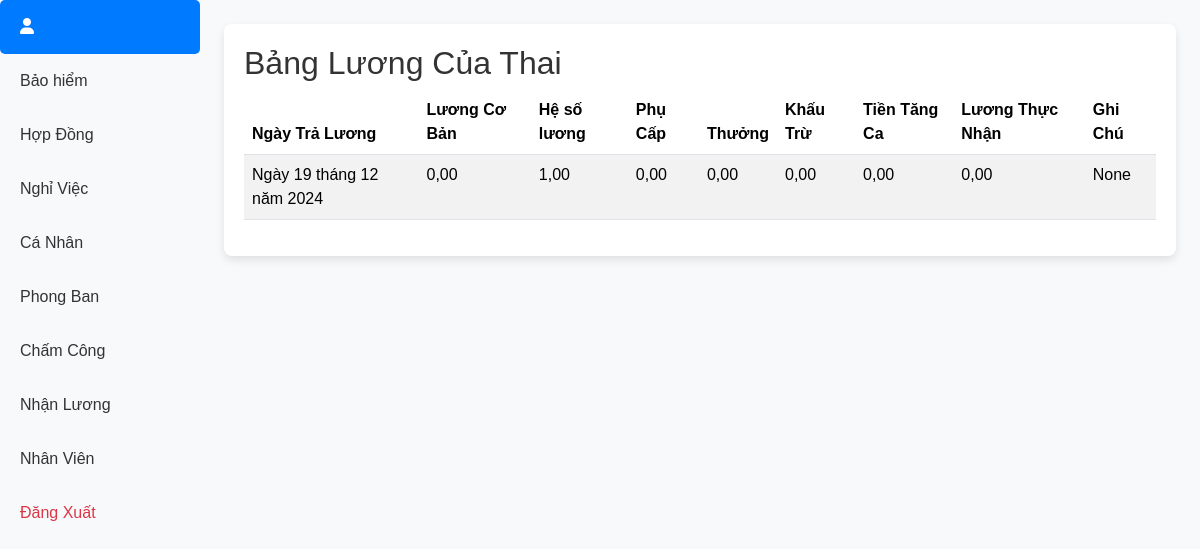
Screenshot of /view_salary/NV01/ with the database file from the repository.
### hr/models.py (models this page shows, shortened)
class NhanVien(models.Model):
    GIOI_TINH_CHOICES = [
        (0, 'Nữ'),
        (1, 'Nam'),
    ]
    ma_nhan_vien = models.CharField(max_length=30, primary_key=True)
    mat_khau = models.CharField(max_length=100)
    ho_ten = models.CharField(max_length=50)
    ngay_sinh = models.DateField()
    que_quan = models.CharField(max_length=100)
    hinh_anh = models.ImageField(upload_to='hinh_anh_nhan_vien/', blank=True, null=True)
    gioi_tinh = models.IntegerField(choices=GIOI_TINH_CHOICES)
    dan_toc = models.CharField(max_length=10)
    sdt_nhan_vien = models.CharField(max_length=11)
    ma_chuc_vu_nv = models.ForeignKey('ChucVuNhanVien', on_delete=models.CASCADE)
    trang_thai = models.BooleanField()
    ma_phong_ban = models.ForeignKey(PhongBan, on_delete=models.CASCADE)
    ma_hop_dong = models.ForeignKey('HopDong', on_delete=models.CASCADE)
    ma_chuyen_nganh = models.ForeignKey(ChuyenNganh, on_delete=models.CASCADE)
    ma_trinh_do_hoc_van = models.ForeignKey('TrinhDoHocVan', on_delete=models.CASCADE)
    cmdn = models.CharField(max_length=50)

class Luong(models.Model):
    nhan_vien = models.ForeignKey('NhanVien', on_delete=models.CASCADE)
    luong_co_ban = models.DecimalField(max_digits=12, decimal_places=2, default=0)
    hesoluong = models.DecimalField(max_digits=10, decimal_places=2, default=1)
    phu_cap = models.DecimalField(max_digits=10, decimal_places=2, default=0)
    thuong = models.DecimalField(max_digits=10, decimal_places=2, default=0)
    khau_tru = models.DecimalField(max_digits=10, decimal_places=2, default=0)
    bao_hiem_xa_hoi = models.DecimalField(max_digits=10, decimal_places=2, default=0)
    bao_hiem_y_te = models.DecimalField(max_digits=10, decimal_places=2, default=0)
    bao_hiem_that_nghiep = models.DecimalField(max_digits=10, decimal_places=2, default=0)
    thue_thu_nhap_ca_nhan = models.DecimalField(max_digits=10, decimal_places=2, default=0)
    tien_tang_ca = models.DecimalField(max_digits=10, decimal_places=2, default=0)
    luong_thuc_nhan = models.DecimalField(max_digits=12, decimal_places=2, default=0)
    ngay_tra_luong = models.DateField(default=timezone.now)
    ghi_chu = models.TextField(blank=True, null=True)
    class Meta:
        verbose_name = "Lương"
        verbose_name_plural = "Lương"

### hr/views.py (the view)
# urls.py: path('view_salary/<str:ma_nhan_vien>/', view_salary_view, name='view_salary'),
def view_salary_view(request, ma_nhan_vien):
    nhan_vien = get_object_or_404(NhanVien, ma_nhan_vien=ma_nhan_vien)
    luong_list = Luong.objects.filter(nhan_vien=nhan_vien)
    return render(request, 'view_salary.html', {
        'nhan_vien': nhan_vien,
        'luong_list': luong_list
    })

### hr/templates/view_salary.html (shortened to what this page needs)
{% extends 'home.html' %}
{% block content %}
<div class="container mt-4">
    <h2>Bảng Lương Của {{ nhan_vien.ho_ten }}</h2>
    <table class="table table-striped">
        <thead>
            <tr>
                <th>Ngày Trả Lương</th>
                <th>Lương Cơ Bản</th>
                <th>Hệ số lương</th>
                <th>Phụ Cấp</th>
                <th>Thưởng</th>
                <th>Khấu Trừ</th>
                <th>Tiền Tăng Ca</th>
                <th>Lương Thực Nhận</th>
                <th>Ghi Chú</th>
            </tr>
        </thead>
        <tbody>
            {% for luong in luong_list %}
            <tr>
                <td>{{ luong.ngay_tra_luong }}</td>
                <td>{{ luong.luong_co_ban }}</td>
                <td>{{ luong.hesoluong }}</td>
                <td>{{ luong.phu_cap }}</td>
                <td>{{ luong.thuong }}</td>
                <td>{{ luong.khau_tru }}</td>
                <td>{{ luong.tien_tang_ca }}</td>
                <td>{{ luong.luong_thuc_nhan }}</td>
                <td>{{ luong.ghi_chu }}</td>
            </tr>
            {% empty %}
            <tr>
                <td colspan="8">Chưa có dữ liệu lương.</td>
            </tr>
            {% endfor %}
        </tbody>
    </table>
</div>
{% endblock %}

### hr/static/css/styles.css (style rules this page uses)
body { font-family: 'Arial', sans-serif; margin: 0; padding: 0; }

### hr/static/main.css (style rules this page uses)
body { background-image: url('/static/hr/background.jpg'); background-size: cover; background-position: center; height: 100vh; margin: 0; padding: 0; }
.container { background-color: rgba(255, 255, 255, 0.8); padding: 30px; border-radius: 10px; box-shadow: 0 4px 8px rgba(0, 0, 0, 0.2); }
h2, h1 { color: #333; }
body { background-color: #f8f9fa; font-family: Arial, sans-serif; }
.container { background-color: #ffffff; border-radius: 8px; box-shadow: 0 4px 8px rgba(0, 0, 0, 0.1); padding: 20px; }

### rows the page displays
NhanVien: ho_ten "Thai"
Luong: ngay_tra_luong "Ngày 19 tháng 12 năm 2024", luong_co_ban "0,00", hesoluong "1,00", phu_cap "0,00", thuong "0,00", khau_tru "0,00", tien_tang_ca "0,00", luong_thuc_nhan "0,00", ghi_chu "None"
